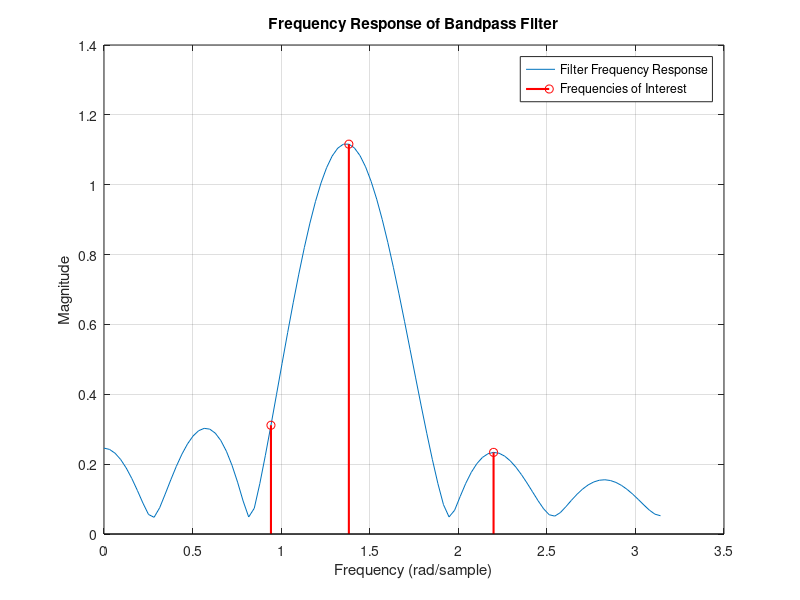

This figure's MATLAB source:
clear
clc

L = 10; % Filter length parameter
wc = 0.44*pi; % Center frequency parameter
n = 0:L; % Index
h = 2/L * cos(wc * n); % Impulse response of bandpass filter
w = 0:pi/100:pi; % Angular frequency variable
H = freqz(h, 1, w); % Frequency response of filter

% Gain at interest interval
w_interest = [0.3*pi, wc, 0.7*pi]; % Interest interval
gain_interest = abs(interp1(w, H, w_interest)); % Gain interest value

% Result Displaying & Plotting
disp('Gain at frequencies of interest:');
disp(['w = 0.3*pi: ', num2str(gain_interest(1))]);
disp(['w = 0.44*pi: ', num2str(gain_interest(2))]);
disp(['w = 0.7*pi: ', num2str(gain_interest(3))]);
figure;
plot(w, abs(H));
hold on;
stem(w_interest, gain_interest, 'r', 'LineWidth', 1.5);
xlabel('Frequency (rad/sample)');
ylabel('Magnitude');
title('Frequency Response of Bandpass Filter');
legend('Filter Frequency Response', 'Frequencies of Interest');
grid on;